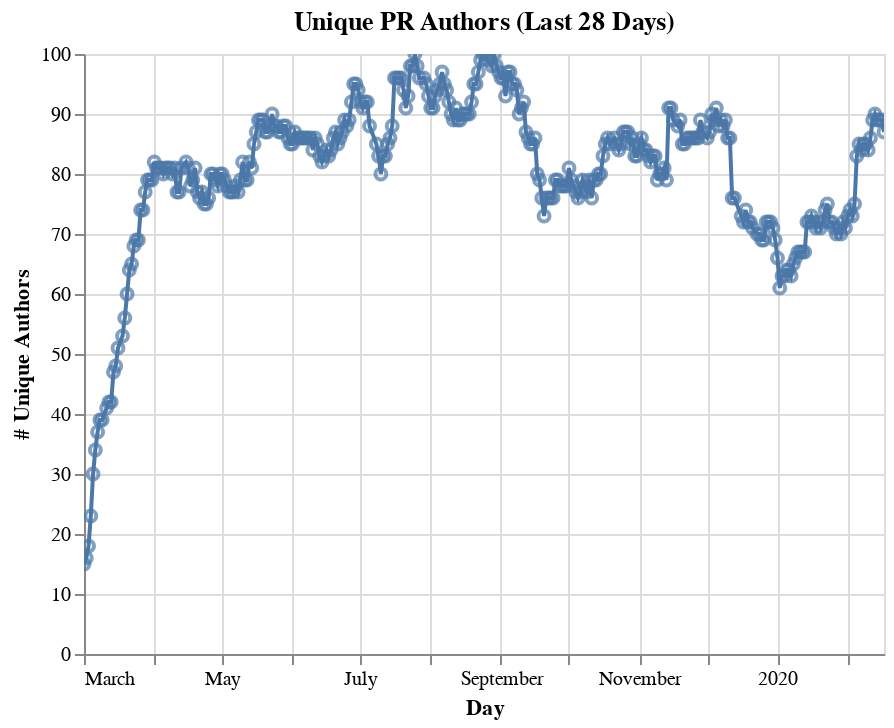

Source (notebook cell):
### Code cell
import altair as alt
chart = alt.Chart(creators_df, title= "Unique PR Authors (Last 28 Days)")
line = chart.mark_line().encode(
  x= alt.X('day', title = "Day"),
  y=alt.Y("num_authors", title="# Unique Authors"),    
)

point = line + line.mark_point()
point.interactive()

### Figure 1 — Vega-Lite specification as saved in the notebook (floating-point values rounded to 4 significant figures; data arrays with more than 128 entries replaced by an {"elided": "..."} marker saying what was removed)
{"config": {"view": {"continuousWidth": 400, "continuousHeight": 300}}, "layer": [{"mark": "line", "encoding": {"x": {"type": "temporal", "field": "day", "title": "Day"}, "y": {"type": "quantitative", "field": "num_authors", "title": "# Unique Authors"}}, "selection": {"selector018": {"type": "interval", "bind": "scales", "encodings": ["x", "y"]}}, "title": "Unique PR Authors (Last 28 Days)"}, {"mark": "point", "encoding": {"x": {"type": "temporal", "field": "day", "title": "Day"}, "y": {"type": "quantitative", "field": "num_authors", "title": "# Unique Authors"}}, "title": "Unique PR Authors (Last 28 Days)"}], "data": {"name": "data-11cf01398b1a67e5d36902ef04d74731"}, "$schema": "https://vega.github.io/schema/vega-lite/v4.0.2.json", "datasets": {"data-11cf01398b1a67e5d36902ef04d74731": {"elided": "341 records"}}}
